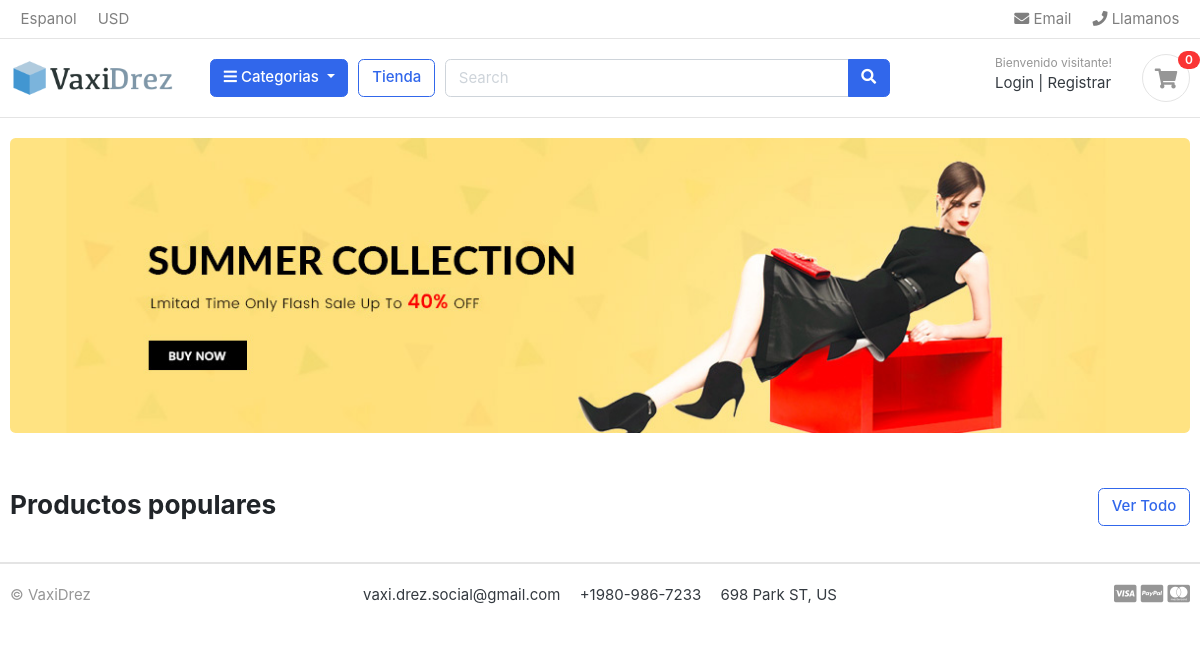
Before: / with the older database file.
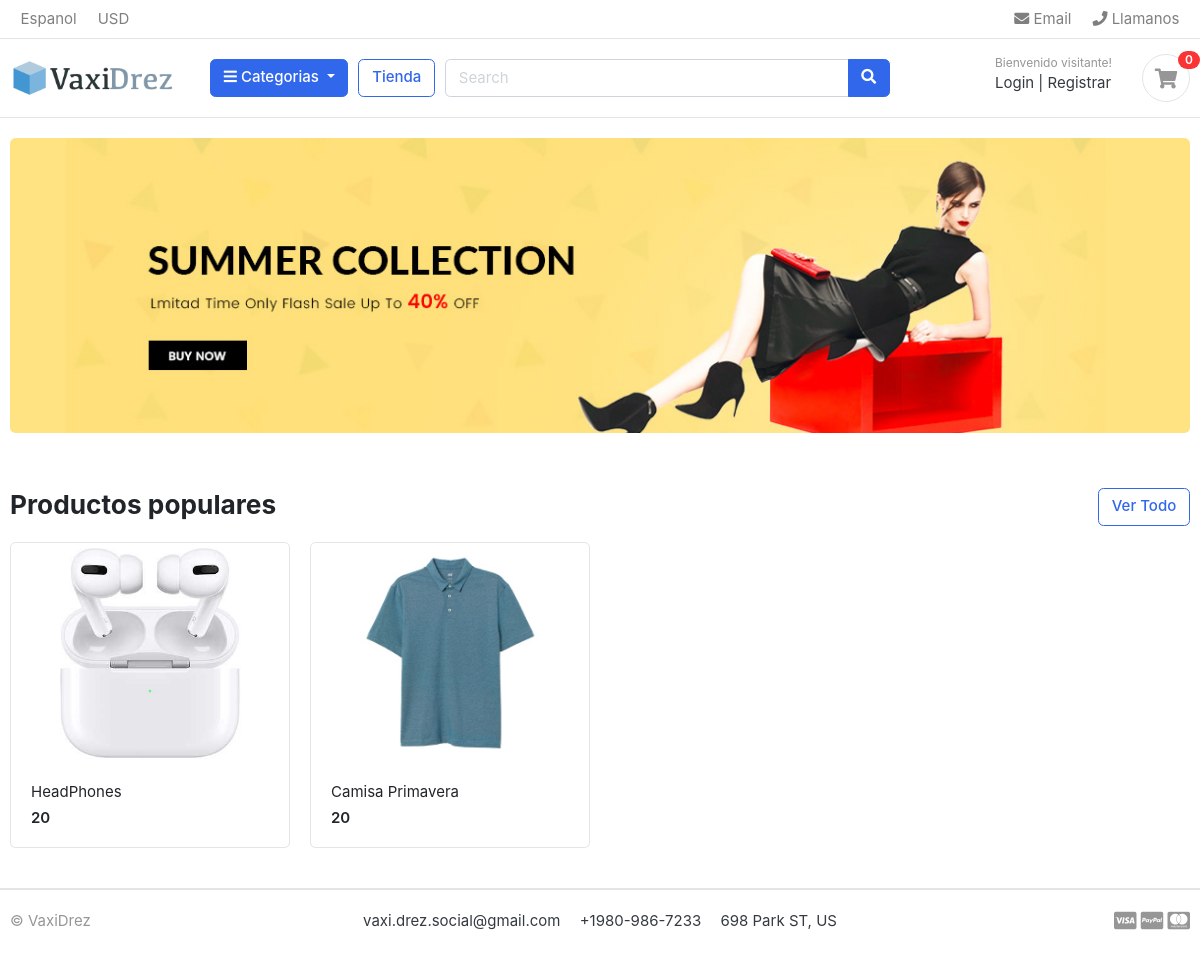
After: the same page with the newer database file.
### store/models.py (models this page shows, shortened)
class Product(models.Model):
    product_name = models.CharField(max_length=200, unique=True)
    slug = models.CharField(max_length=200, unique=True)
    description = models.CharField(max_length=200, unique=True)
    price = models.IntegerField()
    images = models.ImageField(upload_to='photos/products')
    stock = models.IntegerField()
    is_available = models.BooleanField(default=True)
    category = models.ForeignKey(Category,on_delete=models.CASCADE)
    created_at = models.DateTimeField(auto_now_add=True)
    modified_at = models.DateTimeField(auto_now=True)
    def get_url(self):
        return reverse('product_detail', args=[self.category.slug, self.slug])

### ecommerce/views.py (the view)
# urls.py: 2. Add a URL to urlpatterns:  path('', views.home, name='home')
def home(request):
    products = Product.objects.all().filter(is_available=True)
    diccionary = {
        'products' : products
    }
    return render(request, 'home.html', diccionary)

### category/context_preprocessor.py (called while the page is built)
def menu_list(request):
    links = Category.objects.all()
    return dict(links=links)

### category/models.py (called while the page is built)
    def get_url(self):
        return reverse('products_by_category', args=[self.slug])

### templates/home.html
{% extends 'base.html' %}
{% load static %}
{% block content %}
<section class="section-intro padding-y-sm">
<div class="container">
<div class="intro-banner-wrap">
	<img src="{% static 'images/banners/banner01.jpg' %}" class="img-fluid rounded">
</div>
</div>
</section>
<section class="section-name padding-y-sm">
<div class="container">
<header class="section-heading">
	<a href="{% url 'store' %}" class="btn btn-outline-primary float-right">Ver Todo</a>
	<h3 class="section-title">Productos populares</h3>
</header>
<div class="row">
	{% for product in products %}
	<div class="col-md-3">
		<div class="card card-product-grid">
			<a href="{{ product.get_url }}" class="img-wrap"> <img src="{{product.images.url}}"> </a>
			<figcaption class="info-wrap">
				<a href="{{ product.get_url }}" class="title">{{product.product_name}}</a>
				<div class="price mt-1">{{product.price}}</div>
			</figcaption>
		</div>
	</div>
	{% endfor %}
</div>
</div>
</section>
</body>
</html>
{% endblock %}

Changed rows visible on the page:
added Product: images (picture), product_name "HeadPhones", price "20"
added Product: images (picture), product_name "Camisa Primavera", price "20"
